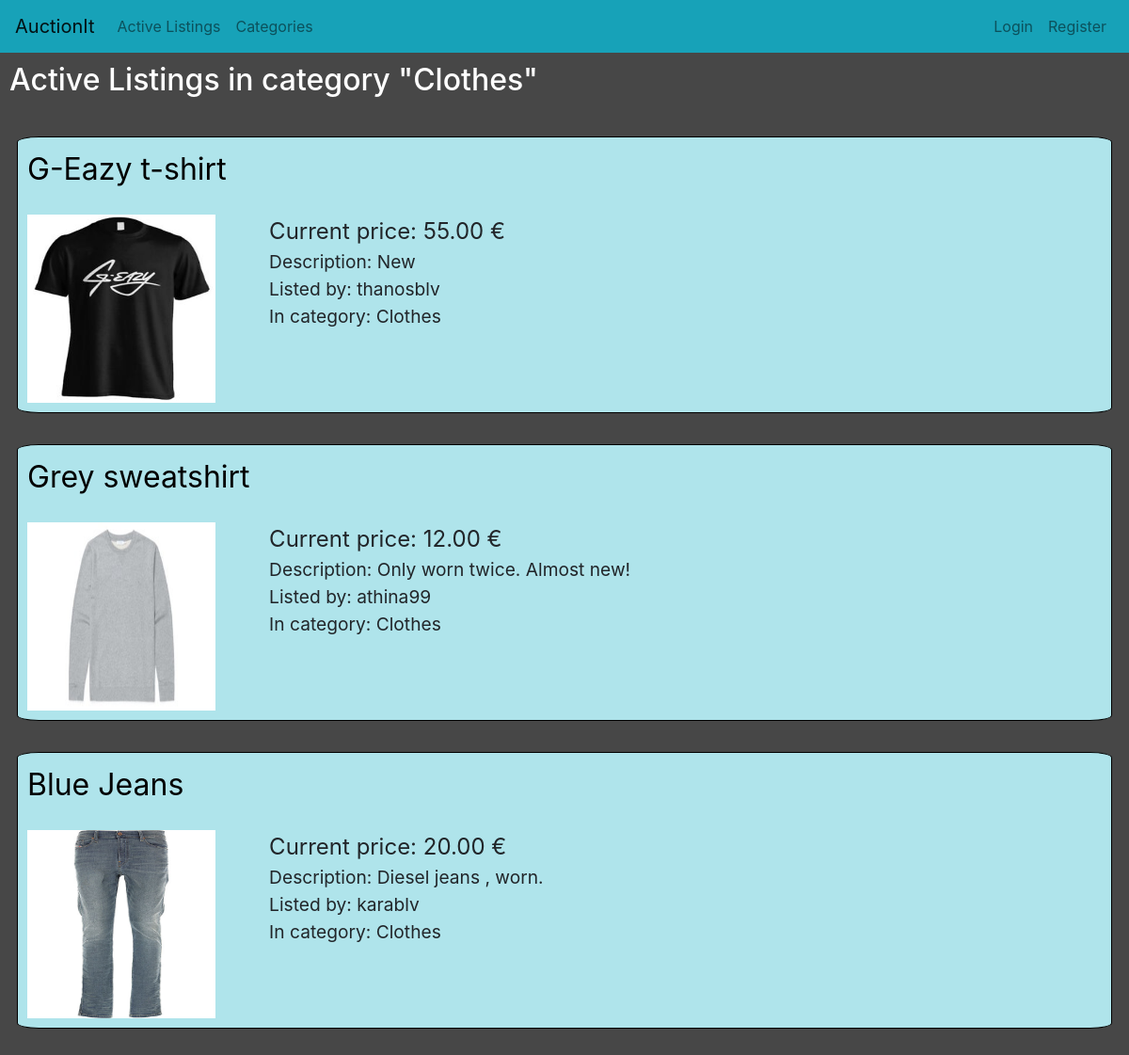
The app's page /category/Clothes/listings with its own data.
### auctions/models.py (models this page shows, shortened)
class Category(models.Model):
    name = models.CharField(max_length=64)
    image = models.ImageField(upload_to="images/",blank=True,null=True)

class Listing(models.Model):
    title = models.CharField(max_length = 128)
    description = models.CharField(max_length = 1024)
    starting_bid = models.DecimalField(max_digits=8,decimal_places=2)
    curr_price = models.DecimalField(max_digits=8,decimal_places=2,null=True,blank=True)
    closed = models.BooleanField(null=True)
    image = models.ImageField(upload_to="images/",blank=True,null=True)
    category = models.ForeignKey(Category,on_delete=models.SET_NULL, related_name="listings", blank=True,null=True)
    user = models.ForeignKey(User,on_delete=models.CASCADE,related_name="my_listings")
    winner = models.ForeignKey(User,on_delete=models.SET_NULL,related_name="my_won",blank=True,null=True)

class User(AbstractUser):
    watchlist = models.ManyToManyField('Listing', related_name = "users_saved")

### auctions/views.py (the view)
# urls.py: path("category/<str:cat_name>/listings", views.category_listings, name="categorylistings"),
def category_listings(request,cat_name):
    return render(request,"auctions/index.html", {
        "category" : cat_name,
        "listings" : Category.objects.get(name=cat_name).listings.all()
    })

### auctions/templates/auctions/index.html (shortened to what this page needs)
{% extends "auctions/layout.html" %}
{% block body %}
    <div class="main-page-container">
        <h2 class="title-list">Active Listings {%if category %} in category "{{category}}" {% endif %}</h2>
        <div class="flex-index">
        {% for listing in listings %}
            {% if listing.closed == False or listing.closed == None%}
                <div class="one-listing">
                    <a class="l-title row-0-listing" href="{% url 'onelisting' listing.pk %}">{{listing.title}}</a><br>
                    <div class="list-all">
                        {% if listing.image %}
                            <img src="{{ listing.image.url }}" height="200px" width="200px" alt="prod_img">
                        {% endif %}
                        <div class="list-details">
                            <div class="l-curr-price">Current price: {% if listing.curr_price %} {{listing.curr_price}} {% else %} {{listing.starting_bid}} {% endif %}€</div>
                            <div class="l-details">Description: {{listing.description}}</div>
                            <div class="l-details">Listed by: {{listing.user.username}}</div>
                            <div class="l-details">In category: {{listing.category.name}}</div>
                        </div>
                    </div>
                </div>
            {% endif %}
        {% endfor %}
        </div>
    </div>
{% endblock %}

### auctions/static/auctions/styles.css (style rules this page uses)
.main-page-container { padding:10px; display:flex; flex-direction: column; align-items: stretch; background-color: rgb(71, 71, 71) ; height:fit-content; }
.title-list { color:white; }
.flex-index { display: flex; flex-direction: column; align-items: center; }
.l-title { font-size:xx-large; text-decoration: none; color:black }
.l-curr-price { font-size: x-large; }
.l-details { font-size: larger; }
.one-listing { display: flex; flex-direction: column; padding:10px; align-items: stretch; background-color: rgb(175, 228, 235); border:0.2px solid black; border-radius: 2%; width:97vw; }
.list-all { display:flex; flex-direction: row; flex-wrap: wrap; width:100%; }
.list-details { display: flex; flex-direction: column; align-items: flex-start; justify-content: flex-start; margin-left: 5%; flex-grow:1; }

### records on screen
Category: name "Clothes"
Listing: title "G-Eazy t-shirt", image (picture), curr_price "55.00", description "New", user.username "thanosblv", category.name "Clothes"
Listing: title "Grey sweatshirt", image (picture), starting_bid "12.00", description "Only worn twice. Almost new!", user.username "athina99", category.name "Clothes"
Listing: title "Blue Jeans", image (picture), starting_bid "20.00", description "Diesel jeans , worn.", user.username "karablv", category.name "Clothes"
